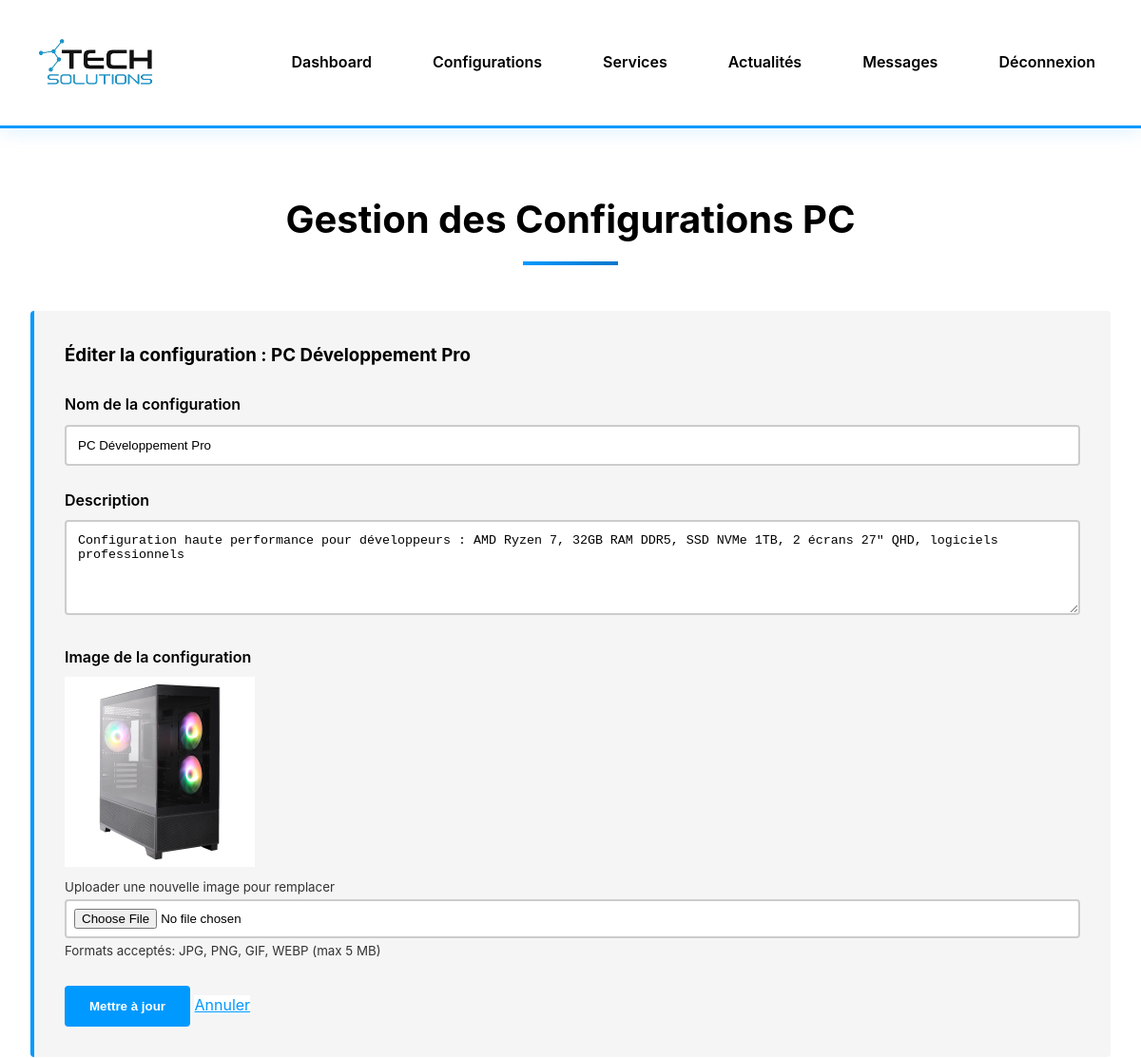
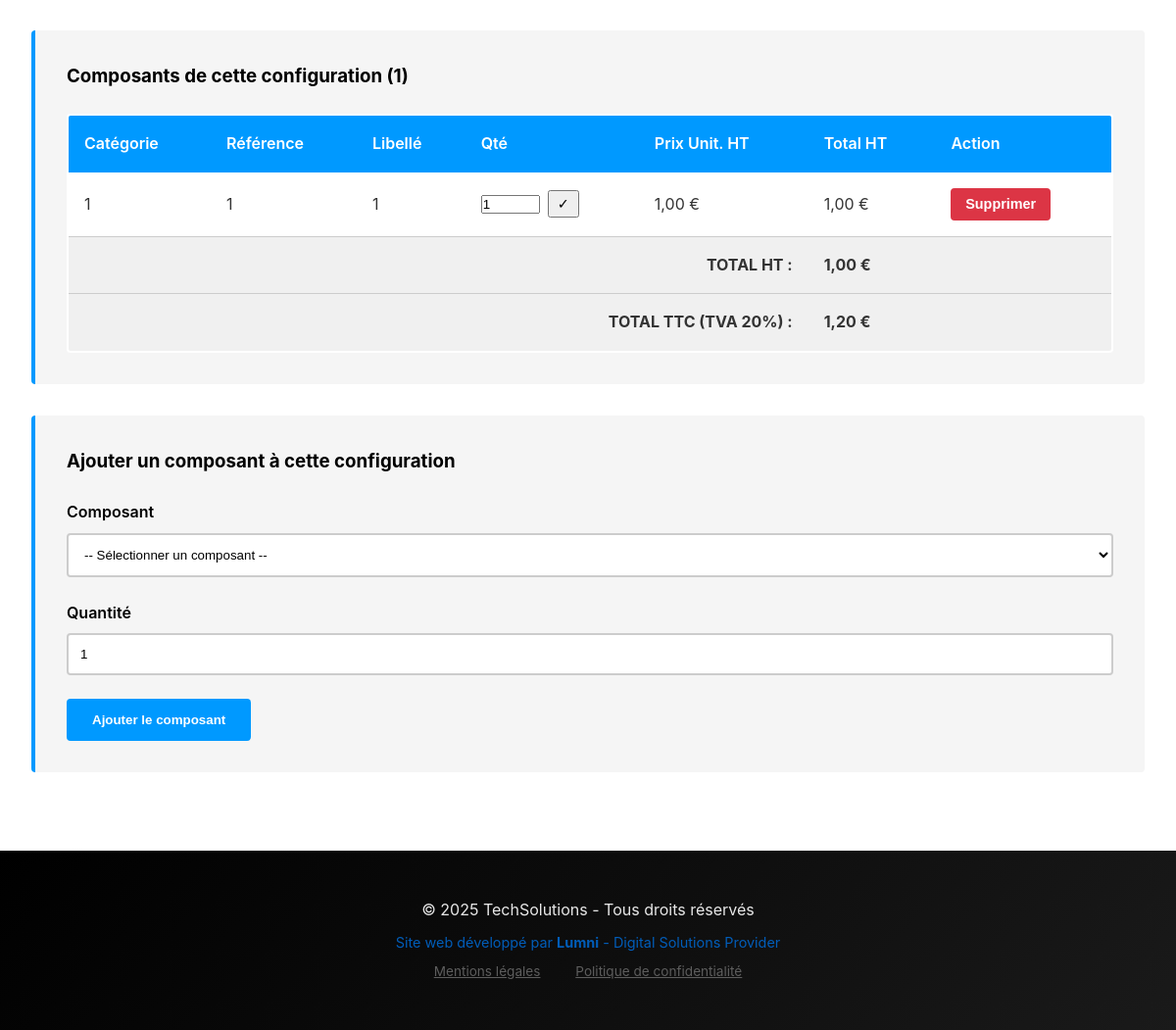
Page /admin/configurations.php?edit=1 (signed in) on the committed database (2 pictures, top to bottom).
### tables this page shows
CREATE TABLE `configurations` (
  `id` int(11) NOT NULL AUTO_INCREMENT,
  `nom` varchar(200) NOT NULL,
  `description` text DEFAULT NULL,
  `image_path` varchar(255) DEFAULT NULL,
  `date_creation` timestamp NOT NULL DEFAULT current_timestamp(),
  PRIMARY KEY (`id`)
);

### admin/configurations.php (the view, shortened to what this page needs)
<?php
require_once '../includes/config.php';
$editing_config = null;
$composants_config = [];
if(isset($_GET['edit'])) {
    $stmt = $pdo->prepare("SELECT * FROM configurations WHERE id = ?");
    $stmt->execute([$_GET['edit']]);
    $editing_config = $stmt->fetch();
    if($editing_config) {
        $stmt = $pdo->prepare("SELECT * FROM vue_configuration_details WHERE config_id = ? ORDER BY categorie, libelle");
        $stmt->execute([$_GET['edit']]);
        $composants_config = $stmt->fetchAll();
    }
}
?>
<!DOCTYPE html>
<html lang="fr">
<head>
    <link rel="stylesheet" href="../css/style.css">
</head>
<body>
<header>
    <div class="header-content">
        <div class="logo">
            <img src="../images/logo/logo.png" alt="TechSolutions">
        </div>
        <nav>
            <ul>
                <li><a href="dashboard.php">Dashboard</a></li>
                <li><a href="configurations.php">Configurations</a></li>
                <li><a href="services.php">Services</a></li>
                <li><a href="actualites.php">Actualités</a></li>
                <li><a href="contacts.php">Messages</a></li>
                <li><a href="logout.php">Déconnexion</a></li>
            </ul>
        </nav>
    </div>
</header>
<div class="container">
    <h2 class="section-title">Gestion des Configurations PC</h2>
    <?php if($editing_config): ?>
        <div class="content-box">
            <h3>Éditer la configuration : <?php echo htmlspecialchars($editing_config['nom']); ?></h3>
            <form method="POST" enctype="multipart/form-data">
                <div class="form-group">
                    <label>Nom de la configuration</label>
                    <input type="text" name="nom" value="<?php echo htmlspecialchars($editing_config['nom']); ?>" required>
                </div>
                <div class="form-group">
                    <label>Description</label>
                    <textarea name="description" rows="3" required><?php echo htmlspecialchars($editing_config['description']); ?></textarea>
                </div>
                <div class="form-group">
                    <label>Image de la configuration</label>
                    <?php if($editing_config['image_path']): ?>
                        <img src="../<?php echo htmlspecialchars($editing_config['image_path']); ?>" style="max-width:200px;display:block;margin:0.5rem 0;">
                        <small>Uploader une nouvelle image pour remplacer</small>
                    <?php endif; ?>
                    <input type="file" name="image" accept="image/jpeg,image/jpg,image/png,image/gif,image/webp">
                    <small>Formats acceptés: JPG, PNG, GIF, WEBP (max 5 MB)</small>
                </div>
                <button type="submit" name="update_config" class="btn">Mettre à jour</button>
                <a href="configurations.php" class="btn-secondary">Annuler</a>
            </form>
        </div>
        <div class="content-box">
            <h3>Composants de cette configuration (<?php echo count($composants_config); ?>)</h3>
            <?php if(empty($composants_config)): ?>
                <p>Aucun composant pour cette configuration.</p>
            <?php else: ?>
                <table>
                    <thead>
                        <tr>
                            <th>Catégorie</th>
                            <th>Référence</th>
                            <th>Libellé</th>
                            <th>Qté</th>
                            <th>Prix Unit. HT</th>
                            <th>Total HT</th>
                            <th>Action</th>
                        </tr>
                    </thead>
                    <tbody>
                        <?php
                        $total_config = 0;
                        foreach($composants_config as $comp):
                            $total_config += $comp['total_ht'];
                        ?>
                        <tr>
                            <td><?php echo htmlspecialchars($comp['categorie']); ?></td>
                            <td><?php echo htmlspecialchars($comp['reference']); ?></td>
                            <td><?php echo htmlspecialchars($comp['libelle']); ?></td>
                            <td>
                                <form method="POST" style="display:inline-flex;align-items:center;gap:0.5rem;">
                                    <input type="number" name="quantite" value="<?php echo $comp['quantite']; ?>" min="1" max="999" style="width:60px;" required>
                                    <button type="submit" name="update_quantite" class="btn-small" style="padding:0.25rem 0.5rem;">✓</button>
                                </form>
                            </td>
                            <td><?php echo number_format($comp['prix_ht'], 2, ',', ' '); ?> €</td>
                            <td><?php echo number_format($comp['total_ht'], 2, ',', ' '); ?> €</td>
                            <td>
                                <form method="POST" style="display:inline;" onsubmit="return confirm('Supprimer ce composant ?');">
                                    <button type="submit" name="delete_composant" class="btn-delete btn-small">Supprimer</button>
                                </form>
                            </td>
                        </tr>
                        <?php endforeach; ?>
                        <tr style="font-weight:bold;background:#f0f0f0;">
                            <td colspan="5" style="text-align:right;">TOTAL HT :</td>
                            <td colspan="2"><?php echo number_format($total_config, 2, ',', ' '); ?> €</td>
                        </tr>
                        <tr style="font-weight:bold;background:#f0f0f0;">
                            <td colspan="5" style="text-align:right;">TOTAL TTC (TVA 20%) :</td>
                            <td colspan="2"><?php echo number_format($total_config * 1.20, 2, ',', ' '); ?> €</td>
                        </tr>
                    </tbody>
                </table>
            <?php endif; ?>
        </div>
        <div class="content-box">
            <h3>Ajouter un composant à cette configuration</h3>
            <form method="POST">
                <div class="form-group">
                    <label>Composant</label>
                    <select name="composant_id" required style="width:100%;">
                        <option value="">-- Sélectionner un composant --</option>
                    </select>
                </div>
                <div class="form-group">
                    <label>Quantité</label>
                    <input type="number" name="quantite" value="1" min="1" required>
                </div>
                <button type="submit" name="add_composant" class="btn">Ajouter le composant</button>
            </form>
        </div>
    <?php endif; ?>
</div>
<footer>
    <p>&copy; 2025 TechSolutions - Tous droits réservés</p>
    <p style="font-size:0.9em;color:#0066CC;margin-top:0.5rem;">
        Site web développé par <strong>Lumni</strong> - Digital Solutions Provider
    </p>
    <p style="font-size:0.85em;margin-top:0.5rem;">
        <a href="../mentions_legales.php" style="color:#666;margin:0 1rem;">Mentions légales</a>
        <a href="../politique_confidentialite.php" style="color:#666;margin:0 1rem;">Politique de confidentialité</a>
    </p>
</footer>
</body>
</html>

### css/style.css (style rules this page uses)
:root { --primary: #0099FF; --primary-dark: #0077CC; --primary-light: #33AAFF; --black: #000000; --dark-gray: #1a1a1a; --medium-gray: #333333; --light-gray: #cccccc; --ultra-light: #f5f5f5; --white: #ffffff; --shadow: rgba(0, 153, 255, 0.1); }
* { margin: 0; padding: 0; box-sizing: border-box; }
body { font-family: -apple-system, BlinkMacSystemFont, 'Segoe UI', 'Roboto', Arial, sans-serif; line-height: 1.6; color: var(--medium-gray); background-color: var(--white); }
header { background: rgba(255, 255, 255, 0.98); backdrop-filter: blur(10px); color: var(--black); padding: 1rem 0; box-shadow: 0 2px 20px rgba(0, 153, 255, 0.15); position: sticky; top: 0; z-index: 1000; border-bottom: 3px solid var(--primary); }
.header-content { max-width: 1200px; margin: 0 auto; display: flex; justify-content: space-between; align-items: center; padding: 0 2rem; }
.logo { display: flex; align-items: center; gap: 1rem; }
.logo img { height: 100px; width: auto; }
nav ul { list-style: none; display: flex; gap: 2rem; }
nav a { color: var(--black); text-decoration: none; font-weight: 600; transition: all 0.3s; padding: 0.5rem 1rem; border-bottom: 3px solid transparent; }
.container { max-width: 1200px; margin: 4rem auto; padding: 0 2rem; }
.section-title { font-size: 2.5rem; color: var(--black); margin-bottom: 3rem; text-align: center; font-weight: 700; position: relative; padding-bottom: 1rem; }
.section-title:after { content: ''; position: absolute; bottom: 0; left: 50%; transform: translateX(-50%); width: 100px; height: 4px; background: linear-gradient(to right, var(--primary), var(--primary-dark)); }
.btn { background: var(--primary); color: var(--white); padding: 0.75rem 1.5rem; text-decoration: none; display: inline-block; border: 2px solid var(--primary); transition: all 0.3s; font-weight: 600; cursor: pointer; border-radius: 4px; }
.btn-secondary { background: var(--white); color: var(--primary); }
.content-box { background: var(--ultra-light); padding: 2rem; margin: 2rem 0; border-left: 4px solid var(--primary); border-radius: 4px; }
.content-box h2, .content-box h3 { color: var(--black); margin-bottom: 1.5rem; }
.form-group { margin-bottom: 1.5rem; }
.form-group label { display: block; margin-bottom: 0.5rem; font-weight: 600; color: var(--black); }
.form-group input, .form-group textarea, .form-group select { width: 100%; padding: 0.75rem; border: 2px solid var(--light-gray); background: var(--white); color: var(--black); border-radius: 4px; transition: all 0.3s; }
.form-group textarea { resize: vertical; min-height: 100px; }
input[type="file"] { padding: 0.5rem; }
table { width: 100%; border-collapse: collapse; background: var(--white); border: 2px solid var(--primary); border-radius: 4px; overflow: hidden; }
table th { background: var(--primary); color: var(--white); padding: 1rem; text-align: left; font-weight: 600; }
table td { padding: 1rem; border-bottom: 1px solid var(--light-gray); }
table tr:last-child td { border-bottom: none; }
footer { background: linear-gradient(135deg, var(--black) 0%, var(--dark-gray) 100%); color: var(--white); padding: 3rem 2rem; margin-top: 5rem; text-align: center; }
footer p { opacity: 0.9; }
.btn-delete, .btn-danger { background: #dc3545; border-color: #dc3545; color: white; padding: 0.5rem 1rem; border-radius: 4px; border: 2px solid #dc3545; cursor: pointer; font-weight: 600; transition: all 0.3s; display: inline-block; text-decoration: none; }
.btn-small { padding: 0.4rem 0.8rem; font-size: 0.9rem; }

### rows in the picture
configurations: nom "PC Développement Pro", description "Configuration haute performance pour développeurs : AMD Ryzen 7, 32GB RAM DDR5, SSD NVMe 1TB, 2 écrans 27\" QHD, logiciels professionnels", image_path (picture)

### other values in the picture
count($composants_config) "1"
$comp['categorie'] "1"
$comp['reference'] "1"
$comp['libelle'] "1"
$comp['prix_ht'] "1,00"
$comp['total_ht'] "1,00"
$total_config "1,00"
$total_config * 1.20 "1,20"
